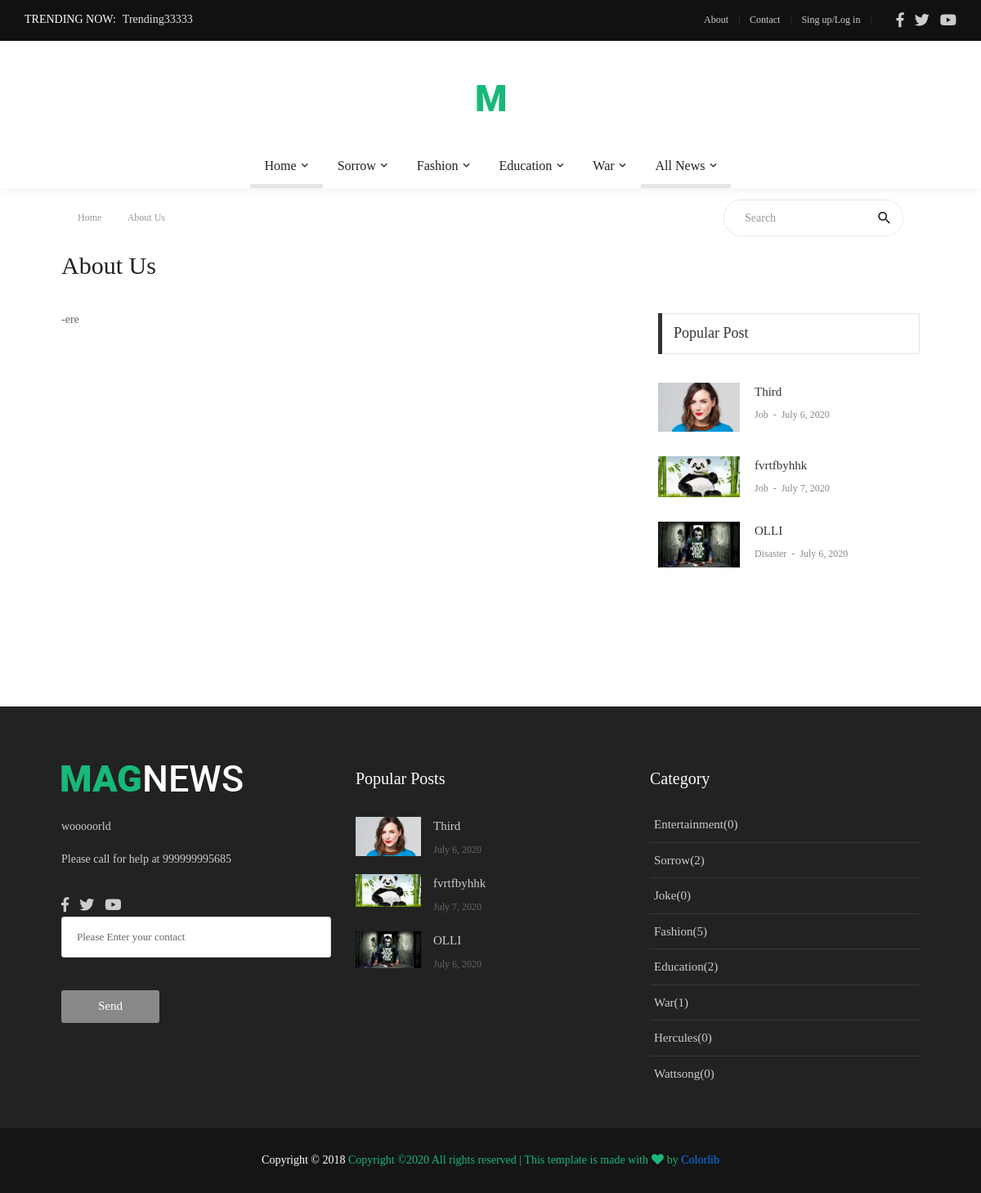
The page /about/ on the database its author committed.
### trending/models.py (models this page shows, shortened)
class Trending(models.Model):
    headline = models.CharField(max_length=250)

### myapp/models.py (models this page shows, shortened)
class article(models.Model):
    title = models.CharField(max_length=50)
    body = models.CharField(max_length=500)
    bodylong = models.TextField(default='-')
    fb = models.CharField(default = '-',max_length=50)
    tw = models.CharField(default='-',max_length=50)
    insta = models.CharField(default='-',max_length=50)
    ph = models.CharField(default="999999",max_length=12)
    picname = models.TextField(default="")
    picurl = models.TextField(default="")
    picname2 = models.TextField(default="")
    picurl2 = models.TextField(default="")

### cat/models.py (models this page shows, shortened)
class Cat(models.Model):
    name = models.CharField(max_length=50)
    count = models.IntegerField(default=0)

### newss/models.py (models this page shows, shortened)
class News(models.Model):
    name = models.CharField(max_length=50)
    summary = models.TextField()
    body = models.TextField()
    date = models.DateField()
    pic = models.TextField()
    picurl = models.FileField(default="-")
    author = models.CharField(default='-',max_length=250)
    ocatid = models.IntegerField(default=0)
    catname = models.CharField(default="-",max_length=250)
    catid = models.IntegerField(default=0)
    views = models.IntegerField(default=0)
    tags = models.TextField(default="")
    act = models.IntegerField(default=0)
    rand = models.IntegerField(default=0)

### myapp/views.py (the view)
# urls.py: path('about/', views.about, name='about'),
def about(request):
    news = News.objects.all().order_by("-pk")
    article_var = article.objects.get(pk=2)
    categories = Cat.objects.all()
    sub = SubCat.objects.all()
    lastnews = News.objects.all().order_by("-pk")[:3]
    popularnews = News.objects.all().order_by('-views')
    popularnews2 = News.objects.all().order_by('-views')[:3]
    trending = Trending.objects.all().order_by('-pk')
    return render(request, 'front/about.html',
                  {'name': article_var, 'News': news, 'categories': categories, 'subcat': sub, 'lastnews': lastnews,
                   'popularnews': popularnews, 'popularnews2': popularnews2,'trending':trending})

### myapp/templates/front/about.html (shortened to what this page needs)
{% extends "front/base.html" %}
{% load static %}
{% block mainblock %}
<div class="container">
    <div class="headline bg0 flex-wr-sb-c p-rl-20 p-tb-8">
        <div class="f2-s-1 p-r-30 m-tb-6">
            <a href="index.html" class="breadcrumb-item f1-s-3 cl9">
                Home
            </a>
            <span class="breadcrumb-item f1-s-3 cl9">
					About Us
				</span>
        </div>
        <div class="pos-relative size-a-2 bo-1-rad-22 of-hidden bocl11 m-tb-6">
            <input class="f1-s-1 cl6 plh9 s-full p-l-25 p-r-45" type="text" name="search" placeholder="Search">
            <button class="flex-c-c size-a-1 ab-t-r fs-20 cl2 hov-cl10 trans-03">
                <i class="zmdi zmdi-search"></i>
            </button>
        </div>
    </div>
</div>
<div class="container p-t-4 p-b-35">
    <h2 class="f1-l-1 cl2">
        About Us
    </h2>
</div>
<section class="bg0 p-b-110">
    <div class="container">
        <div class="row justify-content-center">
            <div class="col-md-7 col-lg-8 p-b-30">
                <div class="p-r-10 p-r-0-sr991">
                    <p class="f1-s-11 cl6 p-b-25">
                        {{ name.bodylong }}
                    </p>
                </div>
            </div>
            <div class="col-md-5 col-lg-4 p-b-30">
                <div class="p-l-10 p-rl-0-sr991 p-t-5">
                    <div>
                        <div class="how2 how2-cl4 flex-s-c">
                            <h3 class="f1-m-2 cl3 tab01-title">
                                Popular Post
                            </h3>
                        </div>
                        <ul class="p-t-35">
                            {% for popular in popularnews2 %}
                            <li class="flex-wr-sb-s p-b-30">
                                <a href="{% url 'detail' popular.name %}" class="size-w-10 wrap-pic-w hov1 trans-03">
                                    <img src="{{ popular.picurl }}" alt="IMG">
                                </a>
                                <div class="size-w-11">
                                    <h6 class="p-b-4">
                                        <a href="{% url 'detail' popular.name %}" class="f1-s-5 cl3 hov-cl10 trans-03">
                                            {{popular.name}}
                                        </a>
                                    </h6>
                                    <span class="cl8 txt-center p-b-24">
											<a href="{% url 'detail' popular.name %}" class="f1-s-6 cl8 hov-cl10 trans-03">
												{{ popular.catname }}
											</a>
											<span class="f1-s-3 m-rl-3">
												-
											</span>
											<span class="f1-s-3">
												{{ popular.date}}
											</span>
										</span>
                                </div>
                            </li>
                        {% endfor %}
                        </ul>
                    </div>
                </div>
            </div>
        </div>
    </div>
</section>
{% endblock %}

### myapp/templates/front/base.html (shortened to what this page needs)
{% load static %}
<!DOCTYPE html>
<html lang="en">
<head>
    <link rel="stylesheet" type="text/css" href="{% static  "front/vendor/bootstrap/css/bootstrap.min.css"%}">
    <link rel="stylesheet" type="text/css" href="{% static  "front/fonts/fontawesome-5.0.8/css/fontawesome-all.min.css"%}">
    <link rel="stylesheet" type="text/css" href="{% static  "front/fonts/iconic/css/material-design-iconic-font.min.css"%}">
    <link rel="stylesheet" type="text/css" href="{% static  "front/vendor/animate/animate.css"%}">
    <link rel="stylesheet" type="text/css" href="{% static  "front/vendor/css-hamburgers/hamburgers.min.css"%}">
    <link rel="stylesheet" type="text/css" href="{% static  "front/vendor/animsition/css/animsition.min.css"%}">
    <link rel="stylesheet" type="text/css" href="{% static  "front/css/util.min.css"%}">
    <link rel="stylesheet" type="text/css" href="{% static  "front/css/main.css"%}">
</head>
<body class="animsition">
<header>
    <div class="container-menu-desktop">
        <div class="topbar">
            <div class="content-topbar h-100 p-rl-30">
                <div class="align-self-stretch size-w-0 pos-relative m-r-30">
                    <div class="f2-s-1 flex-wr-s-c s-full ab-t-l p-b-2">
							<span class="text-uppercase cl0 p-r-8">
								Trending Now:
							</span>
                        <span class="dis-inline-block cl16 slide100-txt pos-relative size-w-0" data-in="fadeInDown" data-out="fadeOutDown">
                                {% for trends in trending %}
								<span class="dis-inline-block slide100-txt-item animated visible-false">
									{{ trends.headline }}
								</span>
                            {% endfor %}
							</span>
                    </div>
                </div>
                <div class="flex-wr-e-c">
                    <div class="left-topbar">
                        <a href="/about" class="left-topbar-item">
                            About
                        </a>
                        <a href="{% url 'contact' %}" class="left-topbar-item">
                            Contact
                        </a>
                        <a href="{% url 'mylogin' %}" class="left-topbar-item">
                            Sing up/Log in
                        </a>
                    </div>
                    <div class="right-topbar p-l-18">
                        <a href="{{name.fb}}">
                            <span class="fab fa-facebook-f"></span>
                        </a>
                        <a href="{{name.tw}}">
                            <span class="fab fa-twitter"></span>
                        </a>
                        <a href="{{name.yt}}">
                            <span class="fab fa-youtube"></span>
                        </a>
                    </div>
                </div>
            </div>
        </div>
        <div class="wrap-logo no-banner container">
            <div class="logo">
                <a href="/"><img src="{{ name.picurl2 }}" alt="LOGO"></a>
            </div>
        </div>
        <div class="wrap-main-nav">
            <div class="main-nav">
                <nav class="menu-desktop">
                    <ul class="main-menu justify-content-center">
                        <li class="main-menu-active">
                            <a href="/">Home</a>
                        </li>
                        {% for b in categories %}
                            {% if b.count != 0 %}
                            <li class="mega-menu-item">
                            <a href="#">{{ b.name }}</a>
                        </li>
                            {% endif %}
                        {% endfor %}
                        <li class="main-menu-active">
                                <a href="{% url 'all_news_all_cats' %}">All News</a>
                        </li>
                    </ul>
                </nav>
            </div>
        </div>
    </div>
</header>
{% block mainblock %}
{% endblock %}
<footer>
    <div class="bg2 p-t-40 p-b-25">
        <div class="container">
            <div class="row">
                <div class="col-lg-4 p-b-20">
                    <div class="size-h-3 flex-s-c">
                        <a href="/">
                            <img class="max-s-full" src="{{ name.picurl }}" alt="LOGO">
                        </a>
                    </div>
                    <div>
                        <p class="f1-s-1 cl11 p-b-16">
                        {{name.body}}
                        </p>
                        <p class="f1-s-1 cl11 p-b-16">
                           Please call for help at {{name.ph}}
                        </p>
                        <div class="p-t-15">
                            <a href="{{name.fb}}" class="fs-18 cl11 hov-cl10 trans-03 m-r-8">
                                <span class="fab fa-facebook-f"></span>
                            </a>
                            <a href="{{name.tw}}" class="fs-18 cl11 hov-cl10 trans-03 m-r-8">
                                <span class="fab fa-twitter"></span>
                            </a>
                            <a href="{{name.yt}}" class="fs-18 cl11 hov-cl10 trans-03 m-r-8">
                                <span class="fab fa-youtube"></span>
                            </a>
                        </div>
                        <form action="{% url 'news_letter'%}" method="post">
                            <input class="bo-1-rad-3 bocl13 size-a-19 f1-s-13 cl5 plh6 p-rl-18 m-b-20" type="text" name="txt" placeholder="Please Enter your contact">
							<button type="submit" class="size-a-20 bg8 borad-3 f1-s-12 cl0 hov-btn1 trans-03 p-rl-15 m-t-20">
								Send
							</button>
						</form>
                    </div>
                </div>
                <div class="col-sm-6 col-lg-4 p-b-20">
                    <div class="size-h-3 flex-s-c">
                        <h5 class="f1-m-7 cl0">
                            Popular Posts
                        </h5>
                    </div>
                    <ul>
                        {% for z in popularnews2 %}
                        <li class="flex-wr-sb-s p-b-20">
                            <a href="{% url 'detail' z.name %}" class="size-w-4 wrap-pic-w hov1 trans-03">
                                <img src="{{ z.picurl }}" alt="IMG">
                            </a>
                            <div class="size-w-5">
                                <h6 class="p-b-5">
                                    <a href="{% url 'detail' z.name %}" class="f1-s-5 cl11 hov-cl10 trans-03">
                                       {{ z.name }}
                                    </a>
                                </h6>
                                <span class="f1-s-3 cl6">
										{{ z.date }}
									</span>
                            </div>
                        </li>
                        {% endfor %}
                    </ul>
                </div>
                <div class="col-sm-6 col-lg-4 p-b-20">
                    <div class="size-h-3 flex-s-c">
                        <h5 class="f1-m-7 cl0">
                            Category
                        </h5>
                    </div>
                    <ul class="m-t--12">
                        {% for i in categories %}
                        <li class="how-bor1 p-rl-5 p-tb-10">
                            <a href="{% url 'show_all_news' name=i.name%}" class="f1-s-5 cl11 hov-cl10 trans-03 p-tb-8">
                                {{ i.name }}({{ i.count }})
                            </a>
                        </li>
                        {% endfor %}
                    </ul>
                </div>
            </div>
        </div>
    </div>
    <div class="bg11">
        <div class="container size-h-4 flex-c-c p-tb-15">
				<span class="f1-s-1 cl0 txt-center">
					Copyright © 2018
					<a href="#" class="f1-s-1 cl10 hov-link1">
Copyright &copy;<script>document.write(new Date().getFullYear());</script> All rights reserved | This template is made with <i class="fa fa-heart" aria-hidden="true"></i> by <a href="https://colorlib.com" target="_blank">Colorlib</a>
				</span>
        </div>
    </div>
</footer>
</body>
</html>

### rows shown on the page
Trending: headline "Trending33333"
article: picurl2 (picture), bodylong "-ere", picurl (picture), body "wooooorld", ph "999999995685"
Cat: name "Sorrow", count "2"
Cat: name "Fashion", count "5"
Cat: name "Education", count "2"
Cat: name "War", count "1"
News: picurl (picture), name "Third", catname "Job", date "July 6, 2020"
News: picurl (picture), name "fvrtfbyhhk", catname "Job", date "July 7, 2020"
News: picurl (picture), name "OLLI", catname "Disaster", date "July 6, 2020"
Cat: name "Entertainment", count "0"
Cat: name "Joke", count "0"
Cat: name "Hercules", count "0"
Cat: name "Wattsong", count "0"
